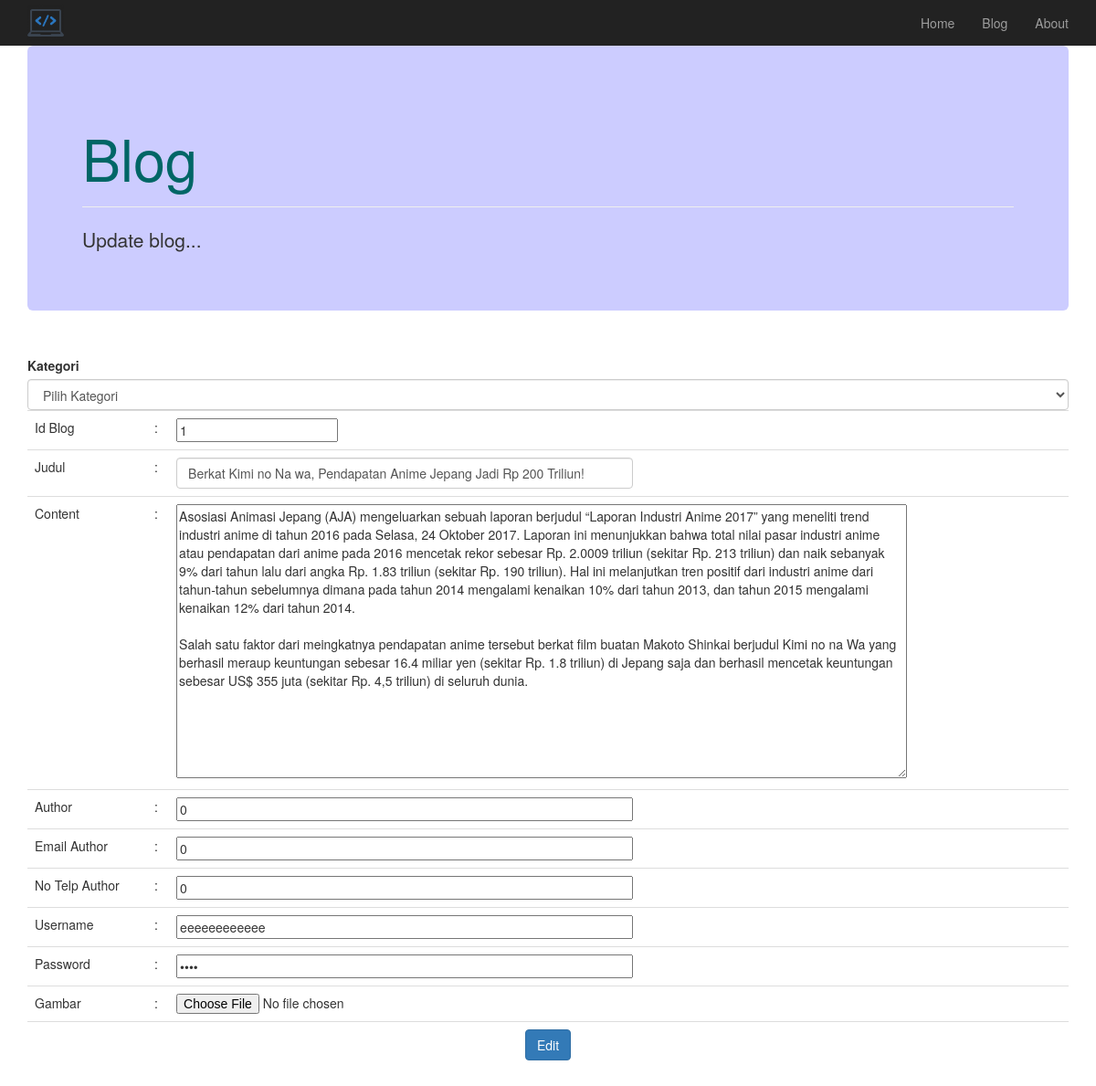
Screenshot of /blog/update/3 with the database file from the repository.
### tables this page shows
CREATE TABLE `blog` (
  `id` int(11) NOT NULL,
  `judul` varchar(100) NOT NULL,
  `content` longtext NOT NULL,
  `tanggal_post` date NOT NULL,
  `image` varchar(50) NOT NULL,
  `author` varchar(20) NOT NULL,
  `email_author` varchar(30) NOT NULL,
  `no_telp` varchar(12) NOT NULL,
  `username` varchar(20) NOT NULL,
  `password` varchar(50) NOT NULL,
  `id_category` int(11) NOT NULL
);

CREATE TABLE `category` (
  `id` int(11) NOT NULL,
  `cat_name` varchar(30) NOT NULL,
  `cat_description` varchar(255) NOT NULL,
  `date_created` date NOT NULL
);

### application/controllers/Blog.php (called while the page is built, shortened)
<?php
class Blog extends CI_Controller {
	public function __construct()
	{
		$this->load->model('categoryModel');
	}
	public function update($id) {
		$this->load->model('artikel');
		$data['single'] = $this->artikel->get_single($id);
		$data['categories'] = $this->categoryModel->get_all_categories();
		$this->load->view('update_blog', $data);
	}
}

### index.php (called while the page is built, shortened)
<?php
require_once BASEPATH.'core/CodeIgniter.php';

### application/models/Artikel.php (called while the page is built, shortened)
<?php
class Artikel extends CI_Model {
	public function get_single($id)
	{
		$this->db->select('*');
		$this->db->from('blog');
		$this->db->join('category', 'blog.id_category = category.id');
		$this->db->where('blog.id='.$id);
		return $this->db->get()->result();
	}
}

### application/views/update_blog.php (the view, shortened to what this page needs)
<div class="container">
	<div class="jumbotron" style="background-color:#CCF;">
		<div class="page-header" style="color:#066;</h3>">
    		<h1>Blog</h1>
    	</div>
    	<p>Update blog...</p>
 	</div>
</div>
<br>
<div class="container">
	<?php foreach ($single as $key): ?>
	<?php echo form_open_multipart('blog/update/'.$key->id);
	?>
	<div class="form-group">
		<table class="table table-responsive">
			<tr>
				<td>Id Blog</td>
				<td>:</td>
				<td><input type="text" name="id" readonly value="<?php echo $key->id; ?>"></td>
			</tr>
			<tr>
				<td>Judul</td>
				<td>:</td>
				<td>
					<input class="form-control" required type="text" name="judul" style="width: 500px;" value="<?php echo set_value('judul', $key->judul); ?>">
				</td>
			</tr>
			<tr>
				<td>Content</td>
				<td>:</td>
				<td><textarea name="content" style="height: 300px; width: 800px;" required><?php echo set_value('content', $key->content); ?></textarea></td>
			</tr>
			<tr>
				<label>Kategori</label>
					<select name="cat_id" class="form-control" required>
						<option value="">Pilih Kategori</option>
					</select>
			</tr>
			<tr>
				<td>Author</td>
				<td>:</td>
				<td><input type="text" name="input_author" style="width: 500px;" value="<?php echo set_value('input_author', $key->author); ?>" required></td>
			</tr>
			<tr>
				<td>Email Author</td>
				<td>:</td>
				<td><input type="text" name="input_email" style="width: 500px;" value="<?php echo set_value('input_email', $key->email_author); ?>" required></td>
			</tr>
			<tr>
				<td>No Telp Author</td>
				<td>:</td>
				<td><input type="text" name="input_notelp" style="width: 500px;" value="<?php echo set_value('input_notelp', $key->no_telp); ?>" required></td>
			</tr>
			<tr>
				<td>Username</td>
				<td>:</td>
				<td><input type="text" name="input_username" style="width: 500px;" value="<?php echo set_value('input_username', $key->username); ?>" required></td>
			</tr>
			<tr>
				<td>Password</td>
				<td>:</td>
				<td><input type="password" name="input_password" style="width: 500px;" value="<?php echo set_value('input_password', $key->password); ?>" required></td>
			</tr>
			<tr>
				<td>Gambar</td>
				<td>:</td>
				<td><input type="file" name="input_gambar"></td>
			</tr>
			<tr class="text-center">
				<td colspan="3"><input type="submit" name="update" value="Edit" class="btn btn-primary"></td>
			</tr>
		</table>
		<?php endforeach ?>
	</div>
</div>

### rows the page displays
blog: id "1", judul "Berkat Kimi no Na wa, Pendapatan Anime Jepang Jadi Rp 200 Triliun!", content "Asosiasi Animasi Jepang (AJA) mengeluarkan sebuah laporan berjudul “Laporan Industri Anime 2017” yang meneliti trend industri anime di tahun 2016 pada Selasa, 24 Oktober 2017. Laporan ini menunjukkan bahwa total nilai pasar industri anime atau pendapatan dari anime pada 2016 mencetak rekor sebesar Rp. 2.0009 triliun (sekitar Rp. 213 triliun) dan naik sebanyak 9% dari tahun lalu dari angka Rp. 1.83 triliun (sekitar Rp. 190 triliun). Hal ini melanjutkan tren positif dari industri anime dari tahun-tahun sebelumnya dimana pada tahun 2014 mengalami kenaikan 10% dari tahun 2013, dan tahun 2015 mengalami kenaikan 12% dari tahun 2014. Salah satu faktor dari meingkatnya pendapatan anime tersebut…", input_author "0", input_email "0", input_notelp "0", input_username "eeeeeeeeeeee"
